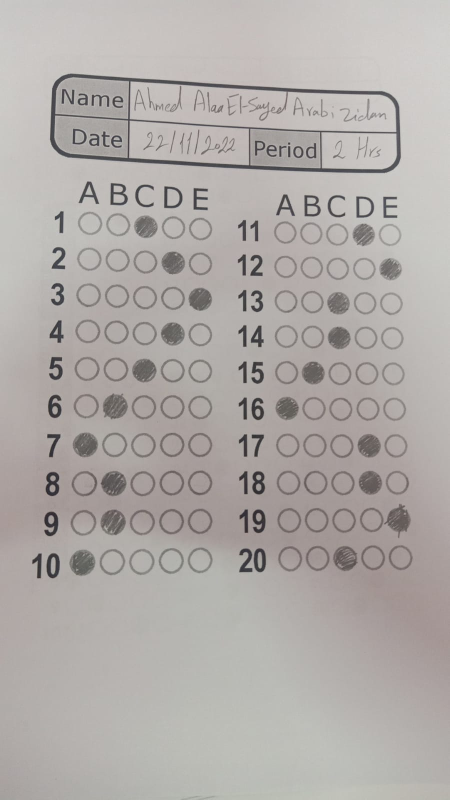
#> input picture Code/BubbleSheetMarker/AnswerSheets/6.jpg, 899 x 1599 px (shown at 1/2 size)
$ jupyter execute --allow-errors main.ipynb
#> lines starting #> are read from the running program, lines starting #| are printed output that depends on the picture; after the words box and inside, x2 and y2 are one past the last pixel; in counts of white or black regions, pixels touching at a corner belong together
### Code/BubbleSheetMarker/helper.py
import cv2
import matplotlib.pyplot as plt
import numpy as np
import imutils
from skimage.exposure import histogram
from matplotlib.pyplot import bar

# Show the figures / plots inside the notebook
# [17 lines left out: function show_images_1, not called in this run]

def show_images(titles, images, wait=True):
    """Display multiple images with one line of code"""

    for (title, image) in zip(titles, images):
        cv2.namedWindow(title, cv2.WINDOW_NORMAL)
        cv2.imshow(title, image)

    if wait:
        cv2.waitKey(0)
        cv2.destroyAllWindows()


# [118 lines left out: functions showHist, order_points, four_point_transform, skewCorrection, isFilled, extractStudentID, not called in this run]

### Code/BubbleSheetMarker/main.ipynb
[cell 1]
import numpy as np
import cv2
from imutils import contours
from imutils.perspective import four_point_transform

from helper import show_images


# declare some variables
height = 800
width = 600
green = (0, 255, 0) # green color
red = (0, 0, 255) # red color
white = (255, 255, 255) # white color
questions = 5
answers = 5
correct_ans = [0, 2, 1, 3, 4]

[cell 2]
img = cv2.imread('AnswerSheets/6.jpg')
#> img is the input picture: shape (1599, 899, 3); mean B, G, R 168.6, 171.4, 176.2
img = cv2.resize(img[420:1200,70:], (width, height))
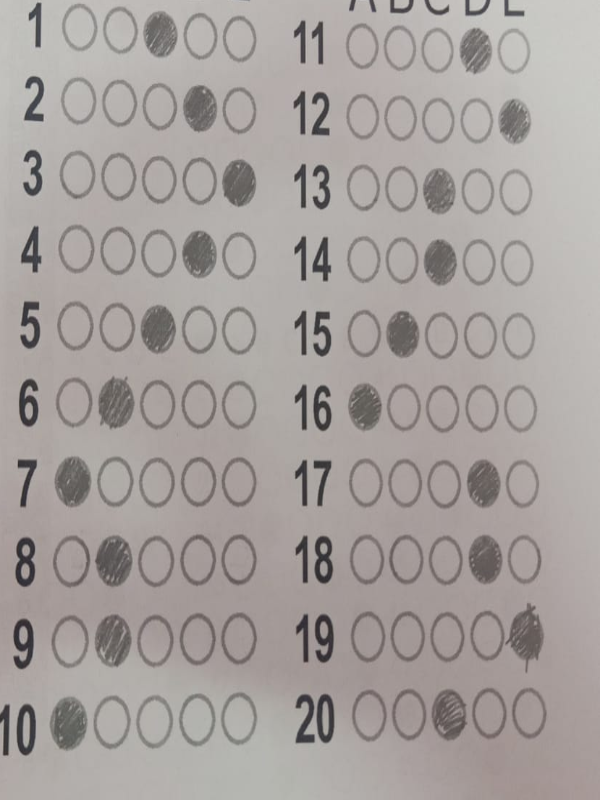
#> img: shape (800, 600, 3); mean B, G, R 157.5, 160.1, 166.4
img_copy = img.copy() # for display purposes
img_copy1 = img.copy() # for display purposes

gray_img = cv2.cvtColor(img, cv2.COLOR_BGR2GRAY)
blur_img = cv2.GaussianBlur(gray_img, (5, 5), 0)
edge_img = cv2.Canny(blur_img, 75, 190)
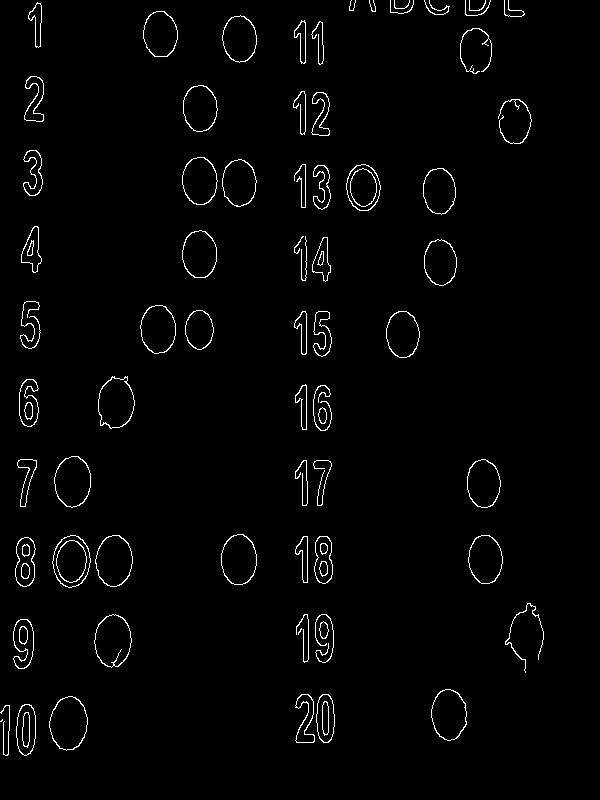
#> edge_img: shape (800, 600); 1.9% white in thin lines or dots, all inside (x1, y1, x2, y2) = (0, 0, 544, 756)

# find the contours in the image
extractedContours, _ = cv2.findContours(edge_img, cv2.RETR_LIST, cv2.CHAIN_APPROX_NONE)
#> extractedContours = 137 contours, 19 with area under 20; largest, box (x1, y1, x2, y2) and area: (49, 696, 88, 751) 1554, (49, 696, 88, 751) 1520, (52, 535, 91, 588) 1500, (94, 614, 132, 668) 1486, (52, 535, 91, 588) 1470
questionContours = []
# loop over the contours
for c in extractedContours:
	# compute the bounding box of the contour, then use the
	# bounding box to derive the aspect ratio
	(x, y, w, h) = cv2.boundingRect(c)
	ratio = w / float(h)
	# in order to label the contour as a question, region
	# should be sufficiently wide, sufficiently tall, and
	# have an aspect ratio approximately equal to 1
	if w >= 20 and h >= 20 and ratio >= 0.45:
		questionContours.append(c)
#> this loop made 137 passes
#> (x, y, w, h, ratio) on passes 1 to 12: (0, 719, 3, 3, 1), (22, 712, 8, 35, 0.229), (22, 712, 8, 36, 0.222), (16, 704, 20, 52, 0.385), (0, 705, 10, 51, 0.196), (16, 704, 20, 52, 0.385), (322, 701, 7, 34, 0.206), (322, 701, 7, 35, 0.2), (49, 696, 39, 55, 0.709), (49, 696, 39, 55, 0.709), (316, 694, 19, 49, 0.388), (295, 694, 20, 49, 0.408)
#> after the loop, questionContours = 51 contours; largest, box (x1, y1, x2, y2) and area: (49, 696, 88, 751) 1554, (49, 696, 88, 751) 1520, (52, 535, 91, 588) 1500, (94, 614, 132, 668) 1486, (52, 535, 91, 588) 1470

questionContours = contours.sort_contours(questionContours,
	method="top-to-bottom")[0]
correct = 0

# draw the contours
cv2.drawContours(img, questionContours, -1, green, 3)
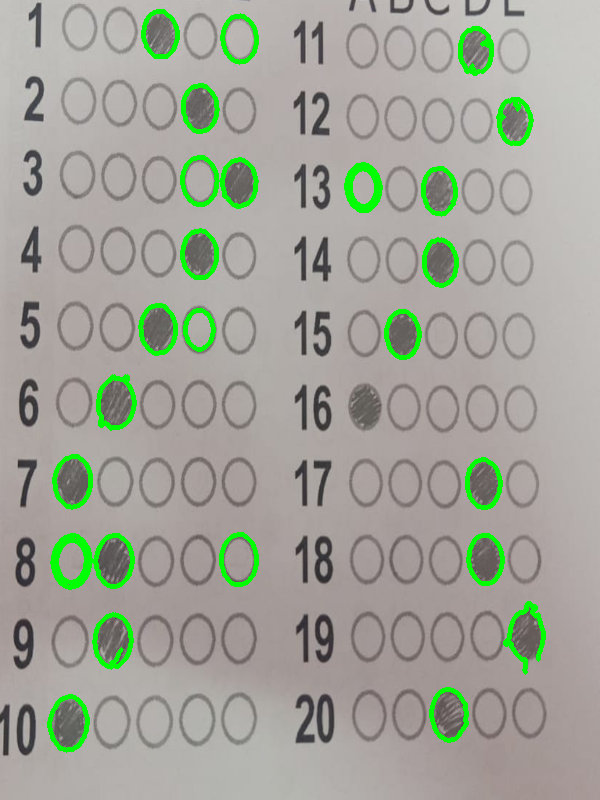
#> img: shape (800, 600, 3); 3.5% of pixels changed, all inside (x1, y1, x2, y2) = (47, 9, 546, 753)
show_images(['image'], [img]) # helper function in helper.py file
#> the loop in show_images, `for (title, image) in zip(titles, images):` made 1 pass

[cell 3]
def get_rect_cnts(contours):
    rect_cnts = []
    for cnt in contours:
        # approximate the contour
        peri = cv2.arcLength(cnt, True)
        approx = cv2.approxPolyDP(cnt, 0.02 * peri, True)
        # if the approximated contour is a rectangle ...
        if len(approx) == 4:
            # append it to our list
            rect_cnts.append(approx)
#> after the loop, rect_cnts = []
    # sort the contours from biggest to smallest
    rect_cnts = sorted(rect_cnts, key=cv2.contourArea, reverse=True)

    return rect_cnts

#> (the rest of this cell did not finish here and is left out)

$ run again, with Code/BubbleSheetMarker/AnswerSheets/1.jpg copied over Code/BubbleSheetMarker/AnswerSheets/6.jpg
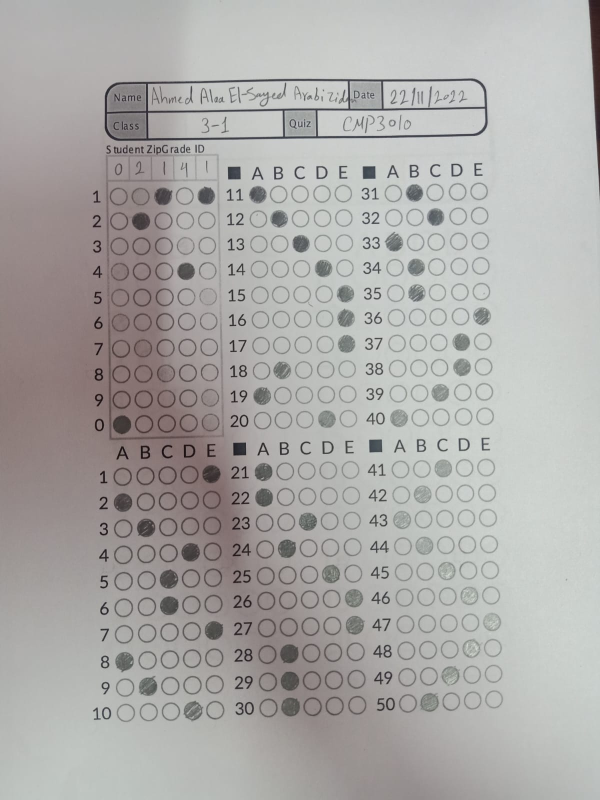
#> input picture Code/BubbleSheetMarker/AnswerSheets/1.jpg, 1200 x 1600 px (shown at 1/2 size)
#> img is the input picture: shape (1600, 1200, 3); mean B, G, R 168.7, 170.6, 172.2
#> `edge_img = cv2.Canny(blur_img, 75, 190)`:
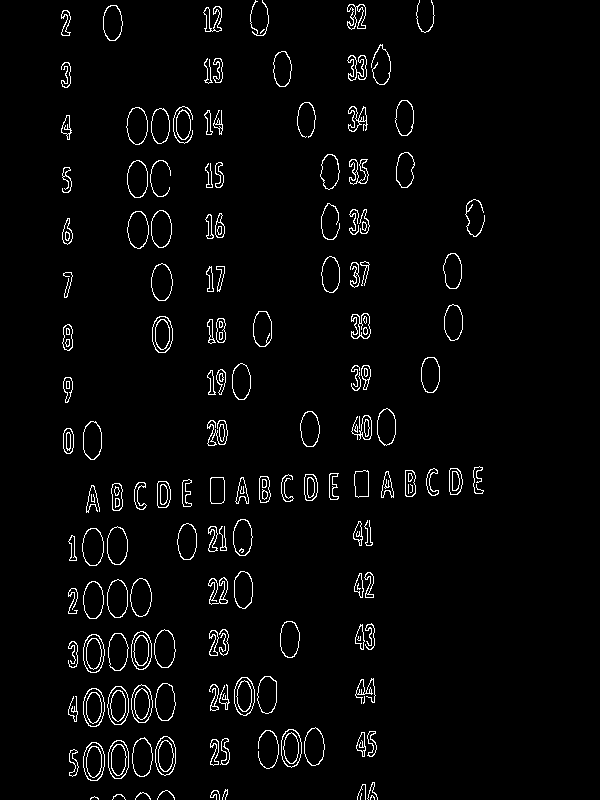
#> edge_img: shape (800, 600); 3% white in thin lines or dots, all inside (x1, y1, x2, y2) = (61, 0, 485, 800)
#> extractedContours = 353 contours, 67 with area under 20; largest, box (x1, y1, x2, y2) and area: (83, 742, 105, 781) 651, (83, 688, 105, 727) 646, (83, 634, 105, 673) 642, (107, 686, 129, 725) 640, (108, 740, 129, 779) 635
#> the loop `for c in extractedContours:` made 353 passes
#> (x, y, w, h, ratio) on passes 1 to 3: (90, 796, 9, 4, 2.25), (370, 795, 5, 5, 1), (112, 794, 14, 6, 2.33)
#> after the loop `for c in extractedContours:`: questionContours = 79 contours, 3 with area under 20; largest, box (x1, y1, x2, y2) and area: (83, 742, 105, 781) 651, (83, 688, 105, 727) 646, (83, 634, 105, 673) 642, (107, 686, 129, 725) 640, (108, 740, 129, 779) 635
#> `questionContours = contours.sort_contours(questionContours, method="to..`: questionContours = 79 contours, 3 with area under 20; largest, box (x1, y1, x2, y2) and area: (83, 742, 105, 781) 651, (83, 688, 105, 727) 646, (83, 634, 105, 673) 642, (107, 686, 129, 725) 640, (155, 736, 176, 776) 635
#> `cv2.drawContours(img, questionContours, -1, green, 3)`:
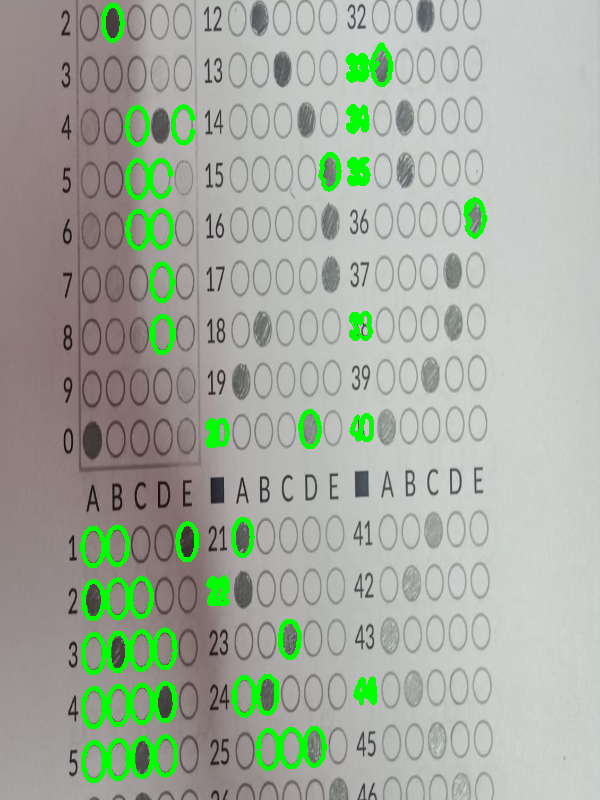
#> img: shape (800, 600, 3); mean B, G, R 158.9, 172, 163.2
#> the loop in show_images, `for (title, image) in zip(titles, images):` made 1 pass
#> after the loop in get_rect_cnts, `for cnt in contours:`: rect_cnts = []

$ run again, with Code/BubbleSheetMarker/AnswerSheets/10.jpg copied over Code/BubbleSheetMarker/AnswerSheets/6.jpg
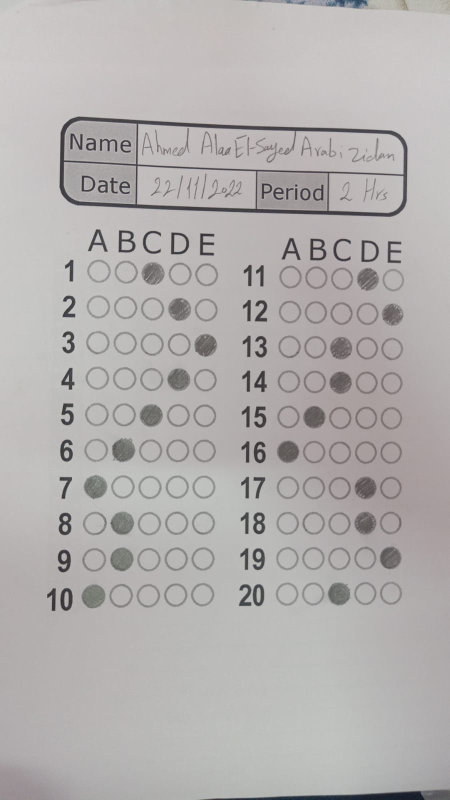
#> input picture Code/BubbleSheetMarker/AnswerSheets/10.jpg, 899 x 1599 px (shown at 1/2 size)
#> img is the input picture: shape (1599, 899, 3); mean B, G, R 175, 175.8, 179.1
#> `edge_img = cv2.Canny(blur_img, 75, 190)`:
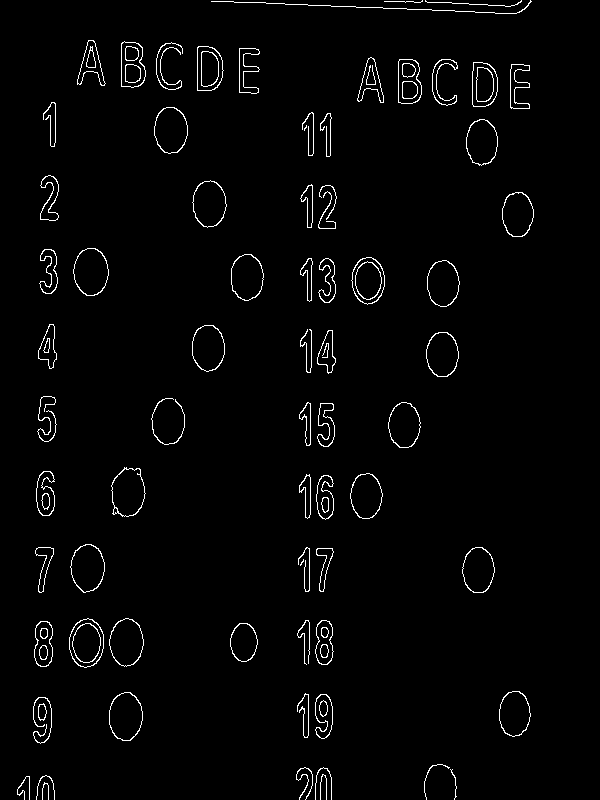
#> edge_img: shape (800, 600); 2.1% white in thin lines or dots, all inside (x1, y1, x2, y2) = (17, 0, 534, 800)
#> extractedContours = 158 contours, 24 with area under 20; largest, box (x1, y1, x2, y2) and area: (69, 618, 104, 668) 1310, (111, 467, 146, 517) 1284, (73, 248, 109, 296) 1282, (69, 618, 104, 668) 1280, (109, 692, 143, 741) 1260
#> the loop `for c in extractedContours:` made 158 passes
#> (x, y, w, h, ratio) on passes 1 to 3: (42, 782, 7, 18, 0.389), (17, 776, 13, 24, 0.542), (36, 775, 19, 25, 0.76)
#> after the loop `for c in extractedContours:`: questionContours = 63 contours, 1 with area under 20; largest, box (x1, y1, x2, y2) and area: (69, 618, 104, 668) 1310, (111, 467, 146, 517) 1284, (73, 248, 109, 296) 1282, (69, 618, 104, 668) 1280, (109, 692, 143, 741) 1260
#> `cv2.drawContours(img, questionContours, -1, green, 3)`:
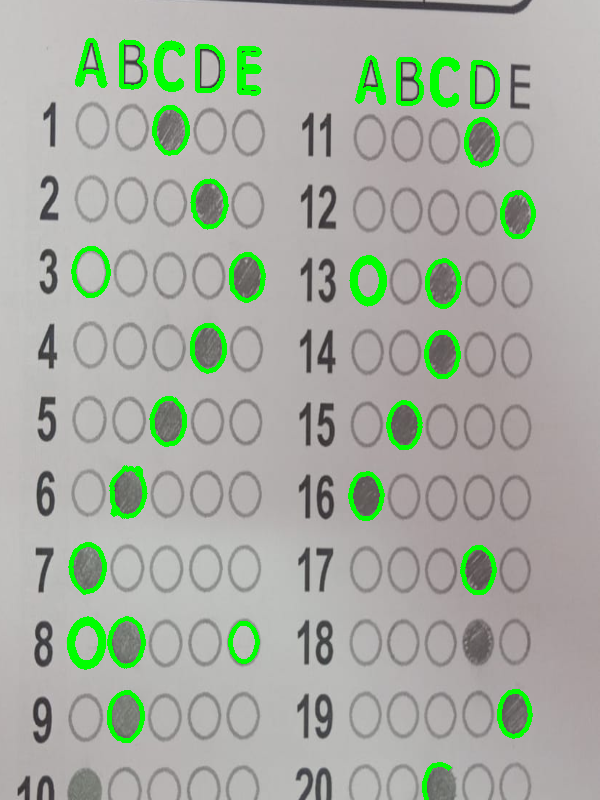
#> img: shape (800, 600, 3); mean B, G, R 161.7, 173, 166.3
#> the loop in show_images, `for (title, image) in zip(titles, images):` made 1 pass
#> after the loop in get_rect_cnts, `for cnt in contours:`: rect_cnts = []

$ run again, with Code/BubbleSheetMarker/AnswerSheets/11.jpg copied over Code/BubbleSheetMarker/AnswerSheets/6.jpg
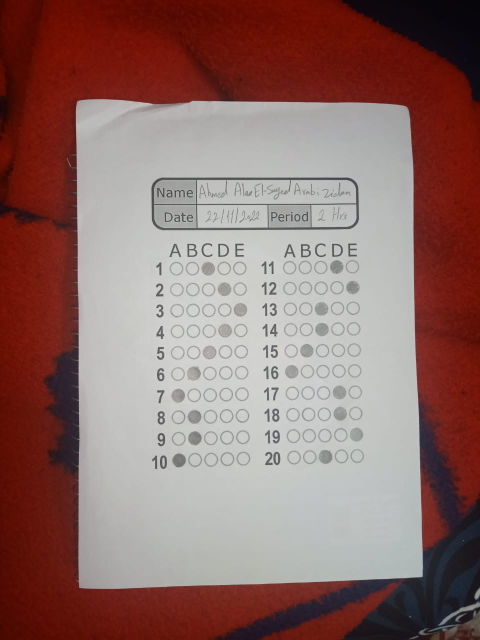
#> input picture Code/BubbleSheetMarker/AnswerSheets/11.jpg, 960 x 1280 px (shown at 1/2 size)
#> img is the input picture: shape (1280, 960, 3); mean B, G, R 106.3, 110.4, 142.7
#> `edge_img = cv2.Canny(blur_img, 75, 190)`:
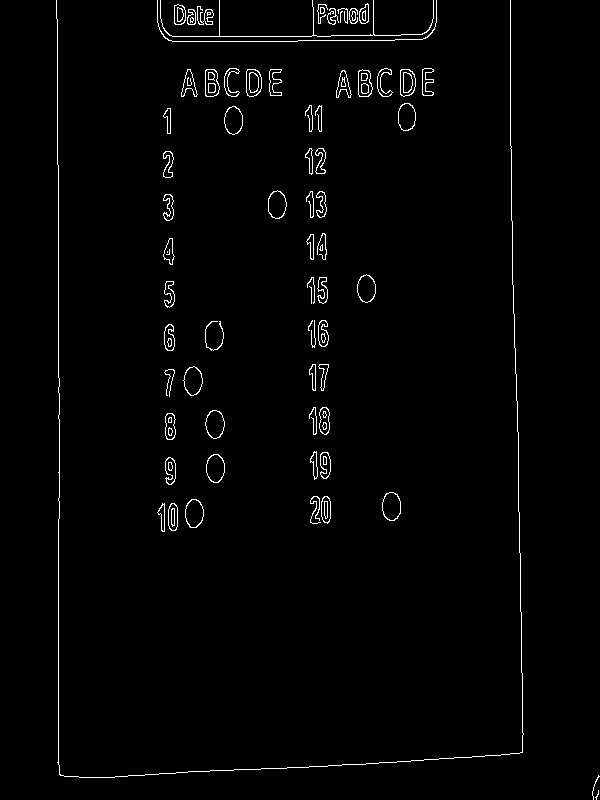
#> edge_img: shape (800, 600); 1.7% white in thin lines or dots
#> extractedContours = 163 contours, 37 with area under 20; largest, box (x1, y1, x2, y2) and area: (382, 492, 401, 521) 414, (183, 366, 203, 396) 408, (206, 454, 225, 483) 407, (205, 410, 225, 439) 406, (185, 499, 204, 528) 404
#> the loop `for c in extractedContours:` made 163 passes
#> (x, y, w, h, ratio) on passes 1 to 3: (595, 790, 4, 10, 0.4), (592, 775, 8, 25, 0.32), (171, 508, 4, 18, 0.222)
#> after the loop `for c in extractedContours:`: questionContours = 7 contours, 3 with area under 20; largest, box (x1, y1, x2, y2) and area: (183, 366, 203, 396) 408, (205, 410, 225, 439) 406, (205, 410, 225, 439) 392, (183, 366, 203, 396) 388
#> `cv2.drawContours(img, questionContours, -1, green, 3)`:
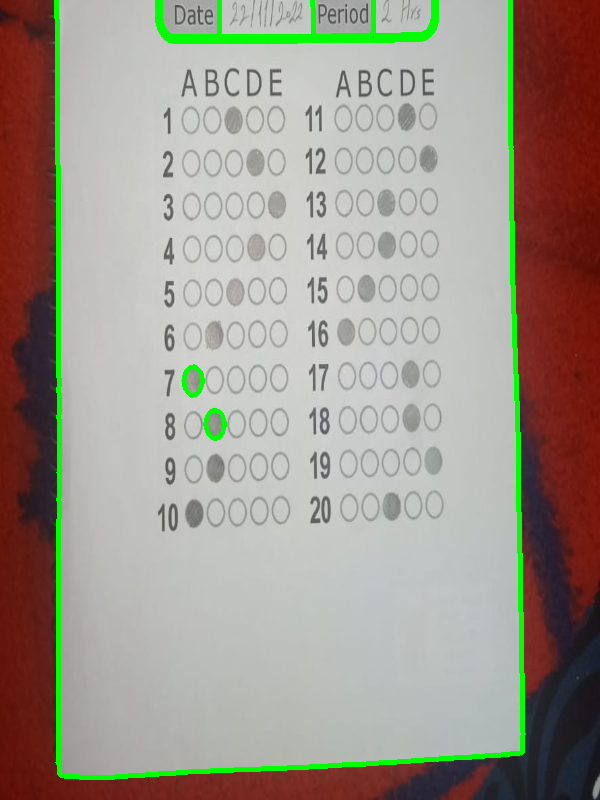
#> img: shape (800, 600, 3); mean B, G, R 141, 151.3, 158.9
#> the loop in show_images, `for (title, image) in zip(titles, images):` made 1 pass
#> after the loop in get_rect_cnts, `for cnt in contours:`: rect_cnts = []
